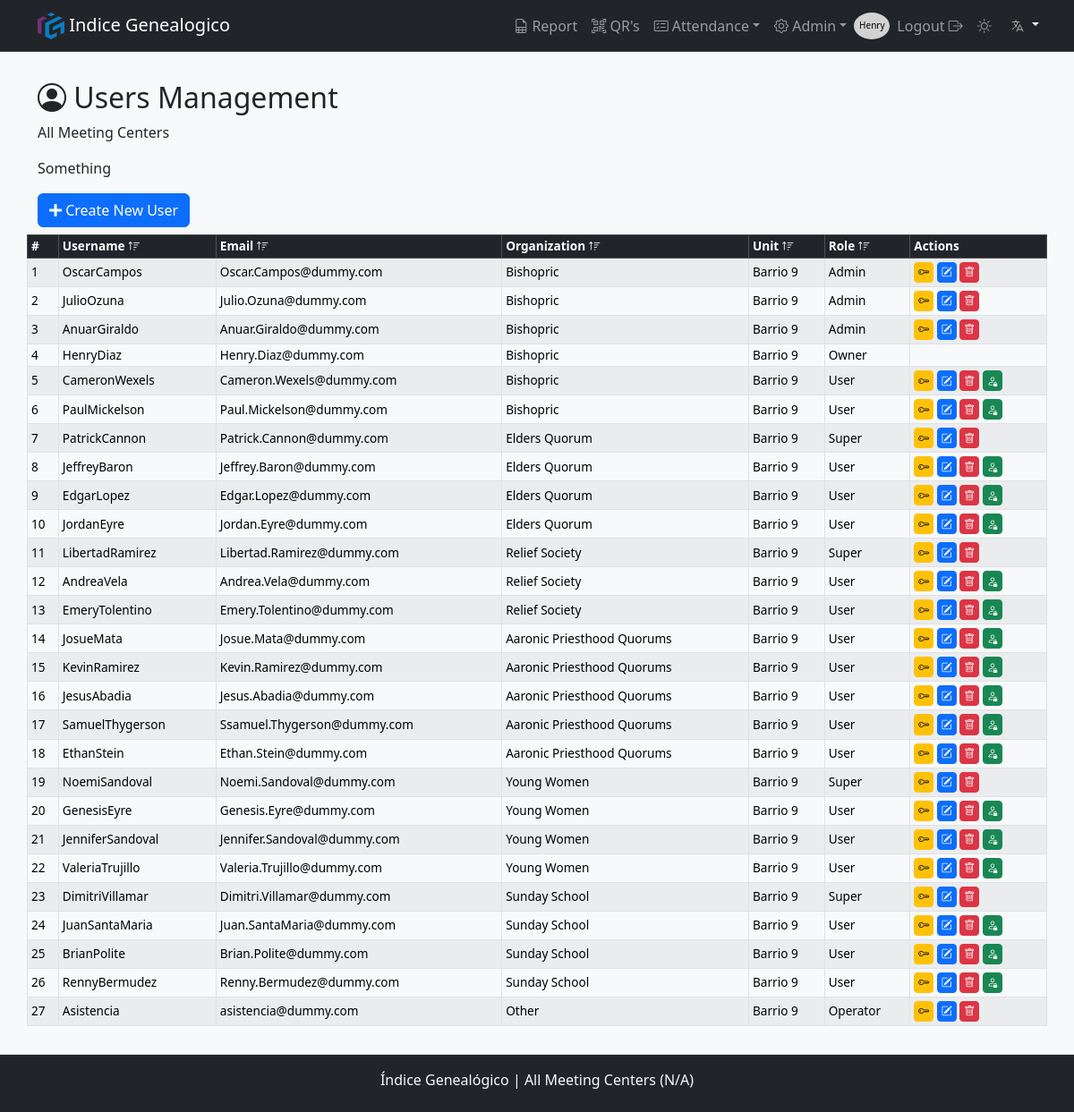
Page /users/ (signed in) on the committed database.
### app/models/users_model.py (models this page shows, shortened)
class User(db.Model, UserMixin):
    __tablename__ = 'users'
    id                = db.Column(db.Integer, primary_key=True)
    username          = db.Column(db.String(80), nullable=False, unique=True)
    email             = db.Column(db.String(120), unique=True)
    name              = db.Column(db.String(20), nullable=False)
    lastname          = db.Column(db.String(20), nullable=False)
    password_hash     = db.Column(db.String(128), nullable=False)
    role              = db.Column(db.String(10), nullable=False, default='User')  # Puede ser 'Owner', 'Admin', 'User'
    is_active         = db.Column(db.Boolean, default=True)
    meeting_center_id = db.Column(db.Integer, db.ForeignKey('meeting_center.id'), nullable=False)  # Clave foránea
    organization_id   = db.Column(db.Integer, db.ForeignKey('organization.id'), nullable=False)  # Clave foránea

### app/models/organizations_model.py (models this page shows, shortened)
class Organization(db.Model):
    __tablename__ = 'organization'
    id    = db.Column(db.Integer, primary_key=True)
    name  = db.Column(db.String(50), unique=True, nullable=False)
    users = db.relationship('User', backref=db.backref('organization', lazy=True), cascade="all, delete-orphan")
    def delete(self):
        if self.users:
            raise ValueError(_('Cannot delete a church unit with registered attendance.'))
        db.session.delete(self)

### app/models/meeting_centers_model.py (models this page shows, shortened)
class MeetingCenter(db.Model):
    __tablename__ = 'meeting_center'
    id                 = db.Column(db.Integer, primary_key=True)
    unit_number        = db.Column(db.Integer, unique=True, nullable=False)
    name               = db.Column(db.String(50), nullable=False)
    short_name         = db.Column(db.String(20), nullable=False)
    city               = db.Column(db.String(50), nullable=True)
    start_time         = db.Column(db.Time, nullable=True)
    end_time           = db.Column(db.Time, nullable=True)
    is_restricted      = db.Column(db.Boolean, default=False)
    grace_period_hours = db.Column(db.Integer, nullable=True, default=0)
    attendances  = db.relationship('Attendance', backref=db.backref('meeting_center', lazy=True), cascade="all, delete-orphan")
    users        = db.relationship('User', backref=db.backref('meeting_center', lazy=True), cascade="all, delete-orphan")
    classes      = db.relationship('Classes', backref=db.backref('meeting_center', lazy=True), cascade="all, delete-orphan")
    members      = db.relationship('Member', back_populates='meeting_center', lazy=True, cascade="all, delete-orphan")
    agenda       = db.relationship('Agenda', backref=db.backref('meeting_center', lazy=True), cascade="all, delete-orphan")
    def delete(self):
        if self.attendances:
            raise ValueError(_('Cannot delete a church unit with registered attendance.'))
        db.session.delete(self)

### app/routes/users_route.py (the view, shortened to what this page needs)
@bp_users.route('/')
@role_required('Admin', 'Super', 'Owner')
def users():
    role              = session.get('role')
    meeting_center_id = get_meeting_center_id()
    organization_id   = session.get('organization_id')  # Agregamos la organización del usuario actual
    admin_count       = User.query.filter_by(role='Admin').count()
    print(f"Users Meeting Center ID: {meeting_center_id}")  # Debugging output
    query = db.session.query(
        User.id,
        User.username,
        User.email,
        User.role,
        MeetingCenter.short_name.label('meeting_short_name'),
        Organization.name.label('organization_name')
    ).join(MeetingCenter, User.meeting_center_id == MeetingCenter.id) \
     .join(Organization, User.organization_id == Organization.id)
    if role == 'Owner': # El Owner ve todos si el meeting_center_id es 'all'
        if meeting_center_id != 'all':
            query = query.filter(User.meeting_center_id == meeting_center_id)
        query = query.filter((User.role != 'Owner') | (User.username == session.get('username')))
    elif role == 'Super': # Super ve solo usuarios de su organización
        query = query.filter(User.organization_id == organization_id).filter((User.role != 'Owner') | (User.username == session.get('username')))
    elif role == 'Admin': # Admin ve solo usuarios de su propio Meeting Center, excluyendo Owners
        query = query.filter(User.meeting_center_id == meeting_center_id).filter(User.role != 'Owner')
    users = query.order_by(asc(User.meeting_center_id), asc(User.organization_id), asc(User.role)).all()
    return render_template('users/list.html', users=users, admin_count=admin_count)

### app/__init__.py (called while the page is built)
def get_locale():
    lang = request.args.get('lang')
    if lang and lang in Config.LANGUAGES:
        session['lang'] = lang
        return lang
    if 'lang' in session and session['lang'] in Config.LANGUAGES:
        return session['lang']
    return request.accept_languages.best_match(Config.LANGUAGES)

### app/utils.py (called while the page is built)
def role_required(*roles):
    def decorator(f):
        @wraps(f)
        def decorated_function(*args, **kwargs):
            if g.user is None:  # Si no está autenticado, lo redirigimos a login
                return redirect(url_for('auth.login', next=request.url))
            user_role = session.get('role')  # Suponiendo que el rol se almacena en la sesión
            if user_role not in roles:
                flash(_('You do not have permission to perform this action.'), 'danger')
                return redirect(url_for('auth.login'))  # O podrías redirigir a otra página
            return f(*args, **kwargs)
        return decorated_function
    return decorator

def get_meeting_center_id():
    if session.get('role') == 'Owner':
        setup = Setup.query.filter_by(key='SelectedMeetingCenterId', meeting_center_id=1).first()
        if setup:
            return setup.value  # Retorna el valor del meeting_center_id almacenado en Setup
        return 'all'  # Si no hay valor en Setup, por defecto retorna 'all'
    return session.get('meeting_center_id')  # Para otros roles, usar el valor de la sesión

### app/templates/users/list.html (shortened to what this page needs)
{% extends "layout.html" %}
{% block pageTitle %}<i class="bi bi-person-circle"></i> {{ _('Users Management') }}{% endblock %}
{% block content %}
<div class="col-xl-8">
  <p class="mb-3">
    {{ _("Something") }}
  </p>
</div>
<div><a class="btn btn-primary mb-2" href="{{ url_for('user.create_user') }}"><i class="fa fa-plus"
      aria-hidden="true"></i> {{ _('Create New User') }}</a></div>
<table class="table table-bordered table-striped table-sm mb-5 pb-5" id="userTable">
  <thead class="table-dark">
    <tr>
      <th scope="col">#</th>
      <th scope="col">{{ _('Username') }} <i class="bi bi-sort-up"></i></th>
      <th scope="col" class="d-none d-lg-table-cell">{{ _('Email') }} <i class="bi bi-sort-up"></i></th>
      <th scope="col">{{ _('Organization') }} <i class="bi bi-sort-up"></i></th>
      {% if session['role'] == 'Owner' %}
      <th scope="col" class="d-none d-md-table-cell">{{ _('Unit') }} <i class="bi bi-sort-up"></i></th>
      {% endif %}
      <th scope="col" class="d-none d-md-table-cell">{{ _('Role') }} <i class="bi bi-sort-up"></i></th>
      <th scope="col">{{ _('Actions') }}</th>
    </tr>
  </thead>
  <tbody>
    {% for user in users %}
    <tr>
      <td scope="row">{{ loop.index }}</td>
      <td>{{ _(user.username) }}</td>
      <td class="d-none d-lg-table-cell dot-1">{{ user.email }}</td>
      <td class="">{{ _(user.organization_name) }}</td>
      {% if session['role'] == 'Owner' %}
      <td class="d-none d-md-table-cell">{{ user.meeting_short_name }}</td>
      {% endif %}
      <td class="d-none d-md-table-cell">{{ _(user.role) }}</td>
      <td>
        {% if not user['role'] == 'Owner' %}
        <a type="button" href="{{ url_for('user.reset_password', id=user.id) }}" class="btn btn-warning btn-sm"
          data-toggle="tooltip" title="{{ _('Reset Password') }}">
          <i class="bi bi-key"></i>
        </a>
        <a type="button" class="btn btn-primary btn-sm" data-toggle="tooltip" title="{{ _('Edit user') }}"
          href="{{ url_for('user.update_user', id=user.id) }}">
          <i class="bi bi-pencil-square"></i>
        </a>
        {% if session['role'] == 'Owner' or (session['role'] == 'Admin' and (user.role == 'User' or user.role == 'Super'
        or user.role == 'Operator')) or user.id == session['user_id'] %}
        {% if not (user.role == 'Admin' and admin_count <= 1) %} <form id="deleteForm-user-{{ user.id }}"
          action="{{ url_for('user.delete_user', id=user.id) }}" method="post" style="display:inline;">
          <button type="button" class="btn btn-danger btn-sm" data-toggle="tooltip" title="{{ _('Delete User') }}"
            onclick="confirmDelete('user', {{ user.id }})">
            <i class="bi bi-trash"></i>
          </button>
          </form>
          {% endif %}
          {% endif %}
          {% if user.role == 'User' %}
          <form id="promoteForm-{{ user.id }}" action="{{ url_for('user.promote_to_super', id=user.id) }}" method="POST"
            style="display:inline;">
            <button type="button" class="btn btn-success btn-sm" data-toggle="tooltip"
              title="{{ _('Change to Super User') }}" onclick="confirmPromotion({{ user.id }}, '{{ user.username }}')">
              <i class="bi bi-person-lock"></i>
            </button>
          </form>
          {% endif %}
          {% endif %}
      </td>
    </tr>
    {% endfor %}
  </tbody>
</table>
{% endblock %}

### app/templates/layout.html (shortened to what this page needs)
<!DOCTYPE html>
<html lang="en">
<head>
    {% include 'partials/head.html' %}
</head>
<body class="{{ 'logged-in' if session['user_id'] else '' }}">
    <header>
        {% include 'partials/navbar.html' %}
    </header>
    <main  class="pb-5">
        <div class="container">
            <div class="row">
                <h2>{% block pageTitle %}{% endblock %}</h2>
                <p class="mb-3">{{ session['meeting_center_name'] if request.endpoint != 'admin.admin' else ''}}</p>
                {% block content %} {% endblock %}
            </div>
        </div>
    </main>
    {% if session['user_id'] %}
    <footer>
        {% include 'partials/footer.html' %}
    </footer>
    {% endif %}
</body>
</html>

### app/templates/partials/head.html (shortened to what this page needs)
<link href="https://cdn.jsdelivr.net/npm/bootstrap@5.3.3/dist/css/bootstrap.min.css" rel="stylesheet">
<link rel="stylesheet" href="https://use.fontawesome.com/releases/v5.8.2/css/all.css"/>
<link rel="stylesheet" href="{{ url_for('static', filename='/css/styles.css') }}"/>
<link rel="stylesheet" href="https://cdn.jsdelivr.net/npm/bootstrap-icons@1.11.3/font/bootstrap-icons.min.css">

### app/templates/partials/navbar.html (shortened to what this page needs)
<nav class="navbar navbar-expand-lg bg-dark border-bottom border-body sticky-top" data-bs-theme="dark">
    <div class="container">
        <a class="navbar-brand" href="#"> <img src="{{ url_for('static', filename='/img/favicon/android-chrome-512x512.png') }}" alt="Logo" width="30" height="30" class="d-inline-block align-text-top"> Indice Genealogico </a>
        <div class="collapse navbar-collapse" id="navbarNav">
            <ul class="navbar-nav">
                {% if session['user_id'] %}
                    {% if session['role'] != 'Operator'%}
                        <li class="nav-item"><a class="nav-link {{ 'active' if request.endpoint == 'attendance.attendance_report' else '' }}" href="{{ url_for('attendance.attendance_report') }}"><i class="bi bi-file-earmark-spreadsheet"></i> {{ _('Report') }}</a></li>
                        <li class="nav-item"><a class="nav-link {{ 'active' if request.endpoint == 'pdf.list_pdfs' else '' }}" href="{{ url_for('pdf.list_pdfs') }}"><i class="bi bi-qr-code-scan"></i>  QR's</a></li>
                        <li class="nav-item dropdown">
                            <a class="nav-link dropdown-toggle" href="#" id="navbarDropdown" role="button" data-toggle="dropdown" aria-haspopup="true" aria-expanded="false"><i class="bi bi-card-checklist"></i> {{ _('Attendance') }}</a>
                        </li>
                        {% if session['role'] in ['Owner', 'Admin', 'Super'] %}
                            <li class="nav-item dropdown">
                                <a class="nav-link dropdown-toggle" href="#" id="navbarDropdown" role="button" data-toggle="dropdown" aria-haspopup="true" aria-expanded="false"><i class="bi bi-gear"></i> {{ 'Admin' }}</a>
                                </li>
                        {% endif %}
                    {% endif %}
                    <div class="circle">
                        <a class="nav-link" href="{{ url_for('user.profile', id=session['user_id']) }}"><p style="color: black; font-size: 10px; display:block; padding-top: 15px;">{{ session['user_name'] }}</p></a>
                    </div>
                    <li class="nav-item"><a class="nav-link" href="{{ url_for('auth.logout') }}"></i>{{ _('Logout') }}  <i class="bi bi-box-arrow-right"></i></a></i></li>
                {% else %}
                    {% if request.endpoint != 'auth.login' %}
                        <li class="nav-item"><a class="nav-link" href="{{ url_for('auth.login') }}"><i class="bi bi-box-arrow-in-right"></i> {{ _('Login') }}</a></li>
                    {% endif %}
                {% endif %}
                <li class="nav-item"><a class="nav-link"  id="themeSwitcher" href=""></a></li>
                <div class="dropdown">
                    <button class="btn btn-dark dropdown-toggle" type="button" id="languageDropdown" data-bs-toggle="dropdown" aria-expanded="false">
                        <img class="langSelector"src="{{ url_for('static', filename='img/flags/lang.svg') }}" alt="{{ get_locale() }}" class="flag-icon">
                    </button>
                </div>
            </ul>
        </div>
    </div>
</nav>

### app/templates/partials/footer.html (shortened to what this page needs)
<footer class="footer bg-dark text-center text-lg-start fixed-bottom mt-5 border-top py-2 d-none d-sm-block">
    <div class="text-center text-light">
        <p class="text-light pt-2"> Índice Genealógico |
            <span id="meetingCenterInfo">
                {% if session['user_id'] %}
                    {{ session['meeting_center_name'] }} ({{ session['meeting_center_number']}})
                {% else %}
                    Please log in.
                {% endif %}
            </span>
        </p>
    </div>
</footer>

### app/static/css/styles.css (style rules this page uses)
body { display: flex; min-height: 100vh; flex-direction: column; }
main { flex: 1; }
.navbar-collapse { -ms-flex-positive: 0; flex-grow: 0; }
.circle { border-radius: 50%; width: 40px; height: 30px; background-color: #d2d2d2; color: black; display: flex; justify-content: center; align-items: center; margin-top: 5px; }
.dot-1 { overflow: hidden; display: -webkit-box; -webkit-box-orient: vertical; -webkit-line-clamp: 1; line-clamp:1; }
[data-bs-theme="light"] { --bs-body-bg: #f8f9fa; --bs-body-color: #212529; --bs-link-color: #0d6efd; --bs-border-color: #dee2e6; --bs-btn-bg: #e9ecef; --bs-btn-hover-bg: #d6d8db; }
[data-bs-theme="dark"] { --bs-body-bg: #121212; --bs-body-color: #e9ecef; --bs-link-color: #66b2ff; --bs-border-color: #444; }
td button[type="button"], td a[type="button"] { padding: 4px; font-size: 0.75rem; line-height: 1; }
td button[type="button"] i, td a[type="button"] i { font-size : 0.75rem; padding : 0; line-height : 1; vertical-align: middle; }
table { font-size: 0.85rem; }
table th, table td { padding : 4px 8px; line-height : 1.2; vertical-align: middle; }
table th { font-weight: 600; }
.langSelector { color: #b5b5ac; }

### rows in the picture
User: user_name "Henry", email "Henry.Diaz@dummy.com", meeting_short_name "Barrio 9"
User: email "Oscar.Campos@dummy.com", meeting_short_name "Barrio 9"
User: email "Julio.Ozuna@dummy.com", meeting_short_name "Barrio 9"
User: email "Anuar.Giraldo@dummy.com", meeting_short_name "Barrio 9"
User: email "Cameron.Wexels@dummy.com", meeting_short_name "Barrio 9"
User: email "Paul.Mickelson@dummy.com", meeting_short_name "Barrio 9"
User: email "Patrick.Cannon@dummy.com", meeting_short_name "Barrio 9"
User: email "Jeffrey.Baron@dummy.com", meeting_short_name "Barrio 9"
User: email "Edgar.Lopez@dummy.com", meeting_short_name "Barrio 9"
User: email "Jordan.Eyre@dummy.com", meeting_short_name "Barrio 9"
User: email "Libertad.Ramirez@dummy.com", meeting_short_name "Barrio 9"
User: email "Andrea.Vela@dummy.com", meeting_short_name "Barrio 9"
User: email "Emery.Tolentino@dummy.com", meeting_short_name "Barrio 9"
User: email "Josue.Mata@dummy.com", meeting_short_name "Barrio 9"
User: email "Kevin.Ramirez@dummy.com", meeting_short_name "Barrio 9"
User: email "Jesus.Abadia@dummy.com", meeting_short_name "Barrio 9"
User: email "Ssamuel.Thygerson@dummy.com", meeting_short_name "Barrio 9"
User: email "Ethan.Stein@dummy.com", meeting_short_name "Barrio 9"
User: email "Noemi.Sandoval@dummy.com", meeting_short_name "Barrio 9"
User: email "Genesis.Eyre@dummy.com", meeting_short_name "Barrio 9"
User: email "Jennifer.Sandoval@dummy.com", meeting_short_name "Barrio 9"
User: email "Valeria.Trujillo@dummy.com", meeting_short_name "Barrio 9"
User: email "Dimitri.Villamar@dummy.com", meeting_short_name "Barrio 9"
User: email "Juan.SantaMaria@dummy.com", meeting_short_name "Barrio 9"
User: email "Brian.Polite@dummy.com", meeting_short_name "Barrio 9"
User: email "Renny.Bermudez@dummy.com", meeting_short_name "Barrio 9"
User: email "asistencia@dummy.com", meeting_short_name "Barrio 9"

### other values in the picture
{{ 'Admin' }} "Admin"
{{ session['meeting_center_name'] }} "All Meeting Centers"
{{ session['meeting_center_number'] }} "N/A"
